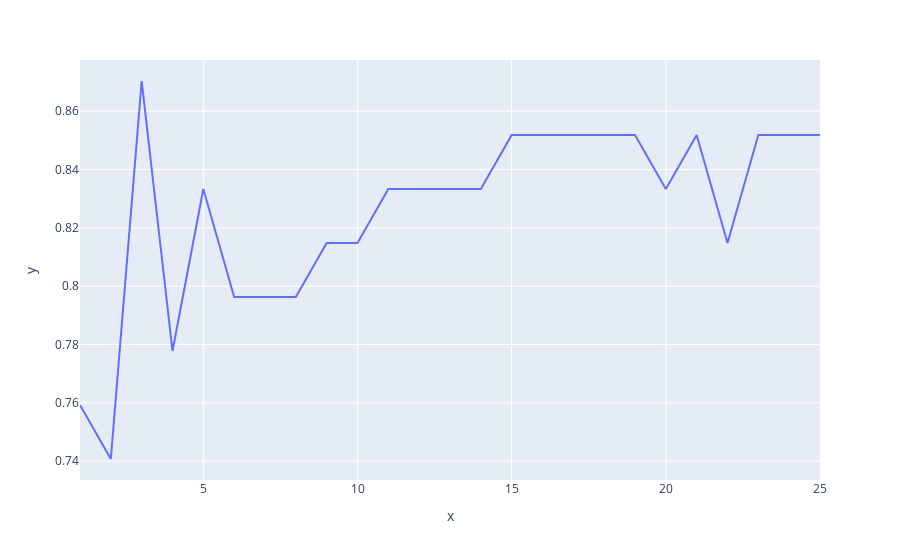

The code cell stored with this chart in its notebook:
### Code cell
px.line(x=k_range, y=scores_list)

### Figure 1 — Plotly figure (JSON) as saved in the notebook; plotly's stock layout.template omitted (floating-point values rounded to 4 significant figures)
{"data": [{"hovertemplate": "x=%{x}<br>y=%{y}<extra></extra>", "legendgroup": "", "line": {"color": "#636efa", "dash": "solid"}, "marker": {"symbol": "circle"}, "mode": "lines", "name": "", "orientation": "v", "showlegend": false, "type": "scatter", "x": [1, 2, 3, 4, 5, 6, 7, 8, 9, 10, 11, 12, 13, 14, 15, 16, 17, 18, 19, 20, 21, 22, 23, 24, 25], "xaxis": "x", "y": [0.7593, 0.7407, 0.8704, 0.7778, 0.8333, 0.7963, 0.7963, 0.7963, 0.8148, 0.8148, 0.8333, 0.8333, 0.8333, 0.8333, 0.8519, 0.8519, 0.8519, 0.8519, 0.8519, 0.8333, 0.8519, 0.8148, 0.8519, 0.8519, 0.8519], "yaxis": "y"}], "layout": {"legend": {"tracegroupgap": 0}, "margin": {"t": 60}, "xaxis": {"anchor": "y", "domain": [0, 1], "title": {"text": "x"}}, "yaxis": {"anchor": "x", "domain": [0, 1], "title": {"text": "y"}}}}
